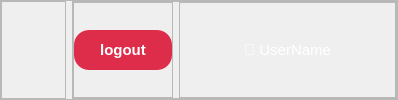
           <widget class="QFrame" name="frame_2">
            <property name="frameShape">
             <enum>QFrame::StyledPanel</enum>
            </property>
            <property name="frameShadow">
             <enum>QFrame::Raised</enum>
            </property>
            <layout class="QHBoxLayout" name="horizontalLayout_2">
             <property name="leftMargin">
              <number>0</number>
             </property>
             <property name="topMargin">
              <number>0</number>
             </property>
             <property name="rightMargin">
              <number>0</number>
             </property>
             <property name="bottomMargin">
              <number>0</number>
             </property>
             <item alignment="Qt::AlignLeft">
              <widget class="QFrame" name="frame_5">
               <property name="sizePolicy">
                <sizepolicy hsizetype="Expanding" vsizetype="Preferred">
                 <horstretch>0</horstretch>
                 <verstretch>0</verstretch>
                </sizepolicy>
               </property>
               <property name="minimumSize">
                <size>
                 <width>65</width>
                 <height>0</height>
                </size>
               </property>
               <property name="styleSheet">
                <string notr="true"/>
               </property>
               <property name="frameShape">
                <enum>QFrame::StyledPanel</enum>
               </property>
               <property name="frameShadow">
                <enum>QFrame::Raised</enum>
               </property>
               <layout class="QHBoxLayout" name="horizontalLayout_29">
                <property name="leftMargin">
                 <number>0</number>
                </property>
                <property name="topMargin">
                 <number>0</number>
                </property>
                <property name="rightMargin">
                 <number>0</number>
                </property>
                <property name="bottomMargin">
                 <number>0</number>
                </property>
                <item>
                 <widget class="QPushButton" name="go_back">
                  <property name="minimumSize">
                   <size>
                    <width>30</width>
                    <height>30</height>
                   </size>
                  </property>
                  <property name="styleSheet">
                   <string notr="true">#go_back{
	border-radius: 15px;
	/* background-color: rgb(229, 229, 229); */
}

#go_back:hover{
	background-color: rgb(197, 197, 197);
}</string>
                  </property>
                  <property name="text">
                   <string/>
                  </property>
                  <property name="icon">
                   <iconset>
                    <normaloff>../icons/arrow-left.svg</normaloff>../icons/arrow-left.svg</iconset>
                  </property>
                  <property name="shortcut">
                   <string/>
                  </property>
                 </widget>
                </item>
               </layout>
              </widget>
             </item>
             <item>
              <widget class="QFrame" name="frame_21">
               <property name="frameShape">
                <enum>QFrame::StyledPanel</enum>
               </property>
               <property name="frameShadow">
                <enum>QFrame::Raised</enum>
               </property>
               <layout class="QHBoxLayout" name="horizontalLayout_5">
                <property name="leftMargin">
                 <number>0</number>
                </property>
                <property name="topMargin">
                 <number>0</number>
                </property>
                <property name="rightMargin">
                 <number>0</number>
                </property>
                <property name="bottomMargin">
                 <number>0</number>
                </property>
                <item alignment="Qt::AlignRight">
                 <widget class="QFrame" name="frame_22">
                  <property name="minimumSize">
                   <size>
                    <width>100</width>
                    <height>0</height>
                   </size>
                  </property>
                  <property name="frameShape">
                   <enum>QFrame::StyledPanel</enum>
                  </property>
                  <property name="frameShadow">
                   <enum>QFrame::Raised</enum>
                  </property>
                  <layout class="QVBoxLayout" name="verticalLayout_16">
                   <property name="leftMargin">
                    <number>0</number>
                   </property>
                   <property name="topMargin">
                    <number>0</number>
                   </property>
                   <property name="rightMargin">
                    <number>0</number>
                   </property>
                   <property name="bottomMargin">
                    <number>0</number>
                   </property>
                   <item>
                    <widget class="QPushButton" name="logout">
                     <property name="minimumSize">
                      <size>
                       <width>0</width>
                       <height>40</height>
                      </size>
                     </property>
                     <property name="maximumSize">
                      <size>
                       <width>100</width>
                       <height>16777215</height>
                      </size>
                     </property>
                     <property name="font">
                      <font>
                       <pointsize>11</pointsize>
                       <weight>75</weight>
                       <bold>true</bold>
                      </font>
                     </property>
                     <property name="styleSheet">
                      <string notr="true">#logout{
background-color: #dd2d4a;
border: none;
border-radius: 15px;
color: rgb(255, 255, 255)
}

#logout:hover{
	
	background-color: rgb(161, 161, 161);
}</string>
                     </property>
                     <property name="text">
                      <string>logout</string>
                     </property>
                     <property name="autoRepeat">
                      <bool>true</bool>
                     </property>
                     <property name="autoDefault">
                      <bool>false</bool>
                     </property>
                    </widget>
                   </item>
                  </layout>
                 </widget>
                </item>
                <item>
                 <widget class="QFrame" name="frame">
                  <property name="maximumSize">
                   <size>
                    <width>220</width>
                    <height>16777215</height>
                   </size>
                  </property>
                  <property name="frameShape">
                   <enum>QFrame::StyledPanel</enum>
                  </property>
                  <property name="frameShadow">
                   <enum>QFrame::Raised</enum>
                  </property>
                  <layout class="QVBoxLayout" name="verticalLayout_4">
                   <property name="leftMargin">
                    <number>0</number>
                   </property>
                   <property name="topMargin">
                    <number>0</number>
                   </property>
                   <property name="rightMargin">
                    <number>0</number>
                   </property>
                   <property name="bottomMargin">
                    <number>0</number>
                   </property>
                   <item alignment="Qt::AlignHCenter">
                    <widget class="QLabel" name="username_label">
                     <property name="minimumSize">
                      <size>
                       <width>215</width>
                       <height>0</height>
                      </size>
                     </property>
                     <property name="font">
                      <font>
                       <pointsize>11</pointsize>
                      </font>
                     </property>
                     <property name="styleSheet">
                      <string notr="true">/*background-color: rgb(184, 184, 184); */
color: rgb(255, 255, 255);
padding:10px 5px;</string>
                     </property>
                     <property name="text">
                      <string>👤 UserName</string>
                     </property>
                     <property name="alignment">
                      <set>Qt::AlignCenter</set>
                     </property>
                     <property name="wordWrap">
                      <bool>true</bool>
                     </property>
                     <property name="margin">
                      <number>0</number>
                     </property>
                    </widget>
                   </item>
                  </layout>
                 </widget>
                </item>
               </layout>
              </widget>
             </item>
            </layout>
           </widget>
